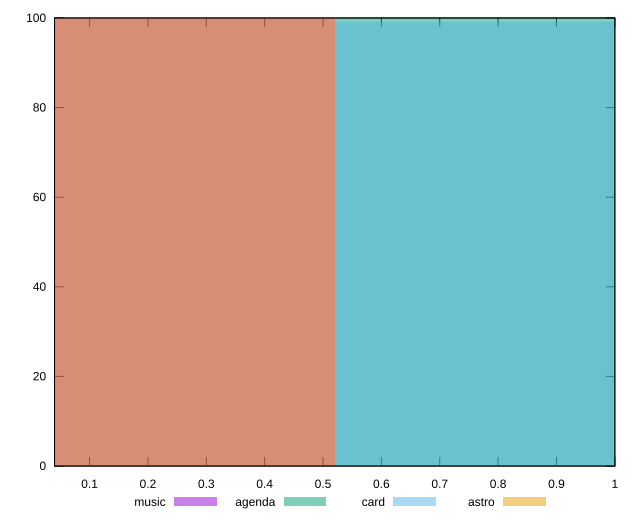

Write gnuplot code to recreate this figure.
reset

$music <<EOF
0 100
EOF

$agenda <<EOF
1.0397198175638336 100
EOF

$card <<EOF
1.0397198175638336 99
EOF

$astro <<EOF
0 100
EOF

set key outside below
set boxwidth 1.0397198175638336
set xrange [0.04:1]
set yrange [0:100]
set trange [0:100]
set style fill transparent solid 0.5 noborder
set terminal svg size 640, 520 enhanced background rgb 'white'
set output "reports/report_00030_2021-02-24T20-42-31.540Z/uses-long-cache-ttl/comparison/histogram/all_score.svg"

plot $music title "music" with boxes, \
     $agenda title "agenda" with boxes, \
     $card title "card" with boxes, \
     $astro title "astro" with boxes

reset
